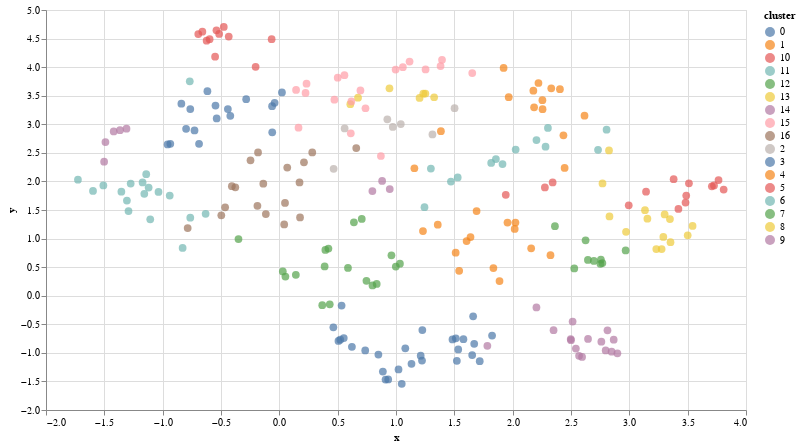

Notebook source saved alongside this figure:
### Code cell
chart = plot_clustering_step(insight_layers, 0)
chart.interactive()

### Figure 1 — Vega-Lite specification as saved in the notebook (floating-point values rounded to 4 significant figures; data arrays with more than 128 entries replaced by an {"elided": "..."} marker saying what was removed)
{"config": {"view": {"continuousWidth": 300, "continuousHeight": 300}}, "data": {"name": "data-8b0261ee7f9ab4f31ad33b8e534ec81f"}, "mark": {"type": "circle", "size": 60}, "encoding": {"color": {"field": "cluster", "type": "nominal"}, "tooltip": [{"field": "content", "type": "nominal"}, {"field": "parent", "type": "nominal"}], "x": {"field": "x", "scale": {"zero": false}, "type": "quantitative"}, "y": {"field": "y", "scale": {"zero": false}, "type": "quantitative"}}, "height": 400, "params": [{"name": "param_9", "select": {"type": "interval", "encodings": ["x", "y"]}, "bind": "scales"}], "width": 700, "$schema": "https://vega.github.io/schema/vega-lite/v5.16.3.json", "datasets": {"data-8b0261ee7f9ab4f31ad33b8e534ec81f": {"elided": "245 records"}}}
